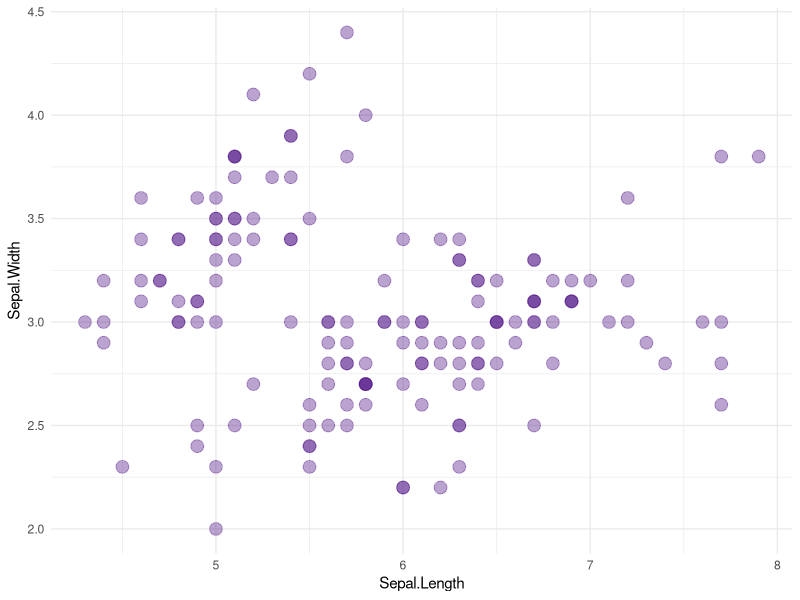
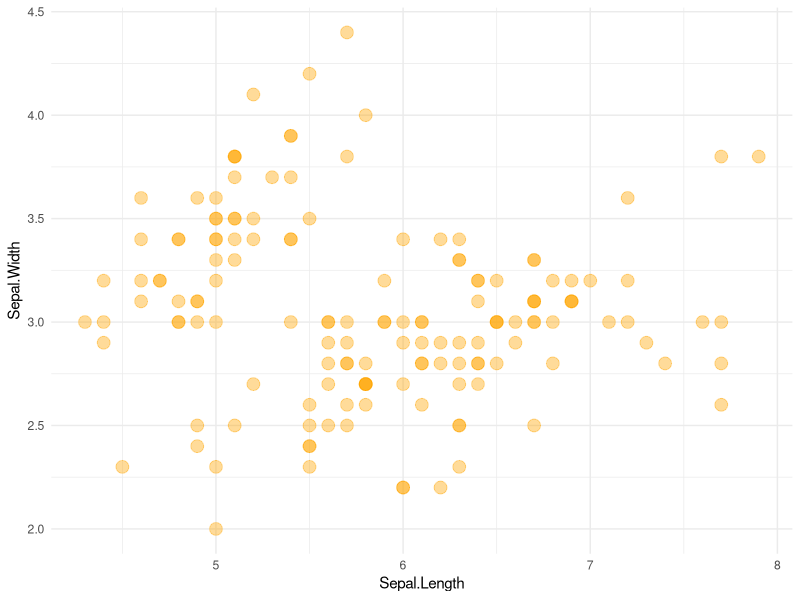

Write the R code that produced these figures, in order.
## ---- chunk 1
library(ggplot2)

iris |> 
  ggplot() +
  aes(x = Sepal.Length, y = Sepal.Width) +
  geom_point(color = "purple4", alpha = 0.4, size = 4) +
  theme_minimal()
## ---- chunk 2
#| echo: false
head(iris)
## ---- chunk 3
#| echo: fenced
#| message: false
#| warning: false
library(dplyr)
## ---- chunk 4
#| echo: fenced
#| message: false
#| warning: false
#| fig-width: 4
#| fig-height: 8

iris |> 
  ggplot() +
  aes(x = Sepal.Length, y = Sepal.Width) +
  geom_point(color = "orange", alpha = 0.4, size = 4) +
  theme_minimal()
